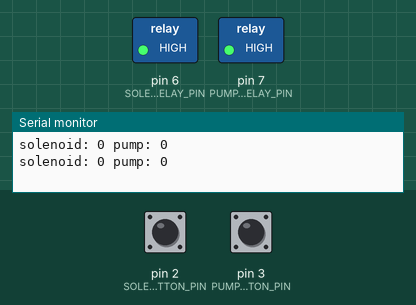
Recording of a sketch running on a simulated Arduino Uno, built with avr-gcc and run on an emulated ATmega328P. Shown: switched loads named in the sketch (green lamp = pin HIGH), the last lines printed to the serial monitor. The test bench sets the inputs (shaded band); at power-on: pin 2 (SOLENOID_BUTTON_PIN) HIGH, pin 3 (PUMP_BUTTON_PIN) HIGH.

Above: at 1.2 s.
1.3 s: pin 2 (SOLENOID_BUTTON_PIN) pulled LOW for 0.15 s
At 2.2 s:
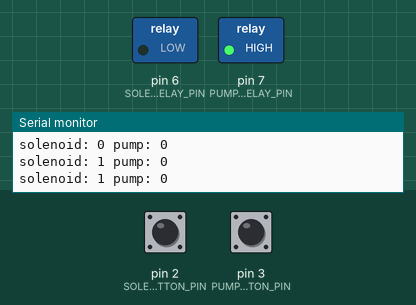
3.0 s: pin 3 (PUMP_BUTTON_PIN) pulled LOW for 0.15 s
At 3.4 s:
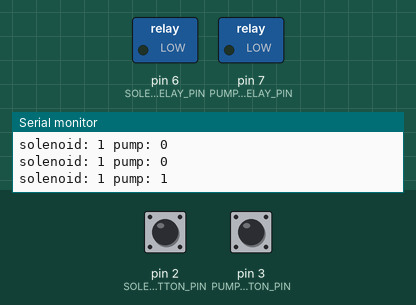
4.6 s: pin 2 (SOLENOID_BUTTON_PIN) pulled LOW for 1 s
At 6.2 s:
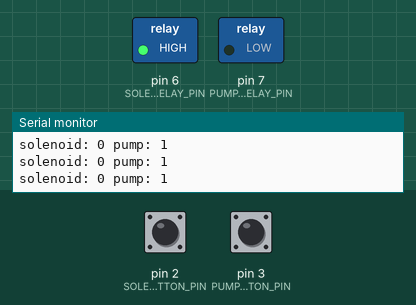
7.1 s: pin 2 (SOLENOID_BUTTON_PIN) pulled LOW for 3.2 s
At 8.1 s:
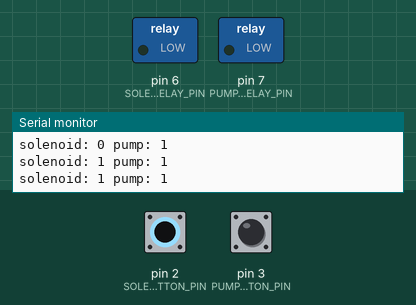
11.8 s: pin 3 (PUMP_BUTTON_PIN) pulled LOW for 1 s
At 12.8 s:
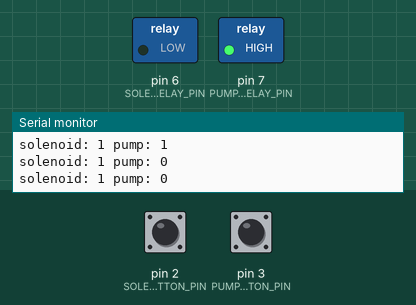
Timing chart, 0 to 14.8 s (numbered marks = the images above; inputs shaded):
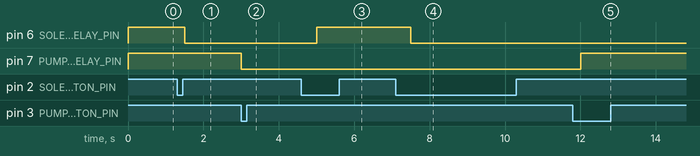

The sketch:

tank-manual.ino
```cpp
// Control a solenoid and pump
// with buttons using attachInterrupt

#define SOLENOID_BUTTON_PIN 2
#define SOLENOID_RELAY_PIN 6
#define PUMP_BUTTON_PIN 3
#define PUMP_RELAY_PIN 7

bool volatile isSolenoidOpen = false;
unsigned long volatile lastSolenoidPush;

bool volatile isPumpWorking = false;
unsigned long volatile lastPumpPush;

const int debounceTime = 500;

void toggleSolenoid() {
  unsigned long nowPush = millis();
  unsigned long pushGap = nowPush - lastSolenoidPush;

  if (pushGap > debounceTime) {
    isSolenoidOpen = !isSolenoidOpen;
  }
  lastSolenoidPush = nowPush;
}

void togglePump() {
  unsigned long nowPush = millis();
  unsigned long pushGap = nowPush - lastPumpPush;

  if (pushGap > debounceTime) {
    isPumpWorking = !isPumpWorking;
  }
  lastPumpPush = nowPush;
}

void setup() {
  Serial.begin(9600);

  pinMode(SOLENOID_BUTTON_PIN, INPUT_PULLUP);
  attachInterrupt(digitalPinToInterrupt(SOLENOID_BUTTON_PIN), toggleSolenoid, FALLING);
  pinMode(SOLENOID_RELAY_PIN, OUTPUT);
  digitalWrite(SOLENOID_RELAY_PIN, HIGH);

  pinMode(PUMP_BUTTON_PIN, INPUT_PULLUP);
  attachInterrupt(digitalPinToInterrupt(PUMP_BUTTON_PIN), togglePump, FALLING);
  pinMode(PUMP_RELAY_PIN, OUTPUT);
  digitalWrite(PUMP_RELAY_PIN, HIGH);
}

void loop()
{
  interrupts();

  if (isSolenoidOpen) {
    digitalWrite(SOLENOID_RELAY_PIN, LOW);
  }
  else {
    digitalWrite(SOLENOID_RELAY_PIN, HIGH);
  }

  if (isPumpWorking) {
    digitalWrite(PUMP_RELAY_PIN, LOW);
  }
  else {
    digitalWrite(PUMP_RELAY_PIN, HIGH);
  }

  delay(500);

  noInterrupts();

  Serial.print("solenoid: ");
  Serial.print(isSolenoidOpen);

  Serial.print(" pump: ");
  Serial.println(isPumpWorking);
}
```

Measured:
- after the input at 1.3 s, pin 6 (SOLENOID_RELAY_PIN): HIGH → LOW after 0.20 s
- after the input at 3.0 s, pin 7 (PUMP_RELAY_PIN): HIGH → LOW at once
- after the input at 4.6 s, pin 6 (SOLENOID_RELAY_PIN): LOW → HIGH after 0.40 s
- after the input at 7.1 s, pin 6 (SOLENOID_RELAY_PIN): HIGH → LOW after 0.40 s
- after the input at 11.8 s, pin 7 (PUMP_RELAY_PIN): LOW → HIGH after 0.21 s
